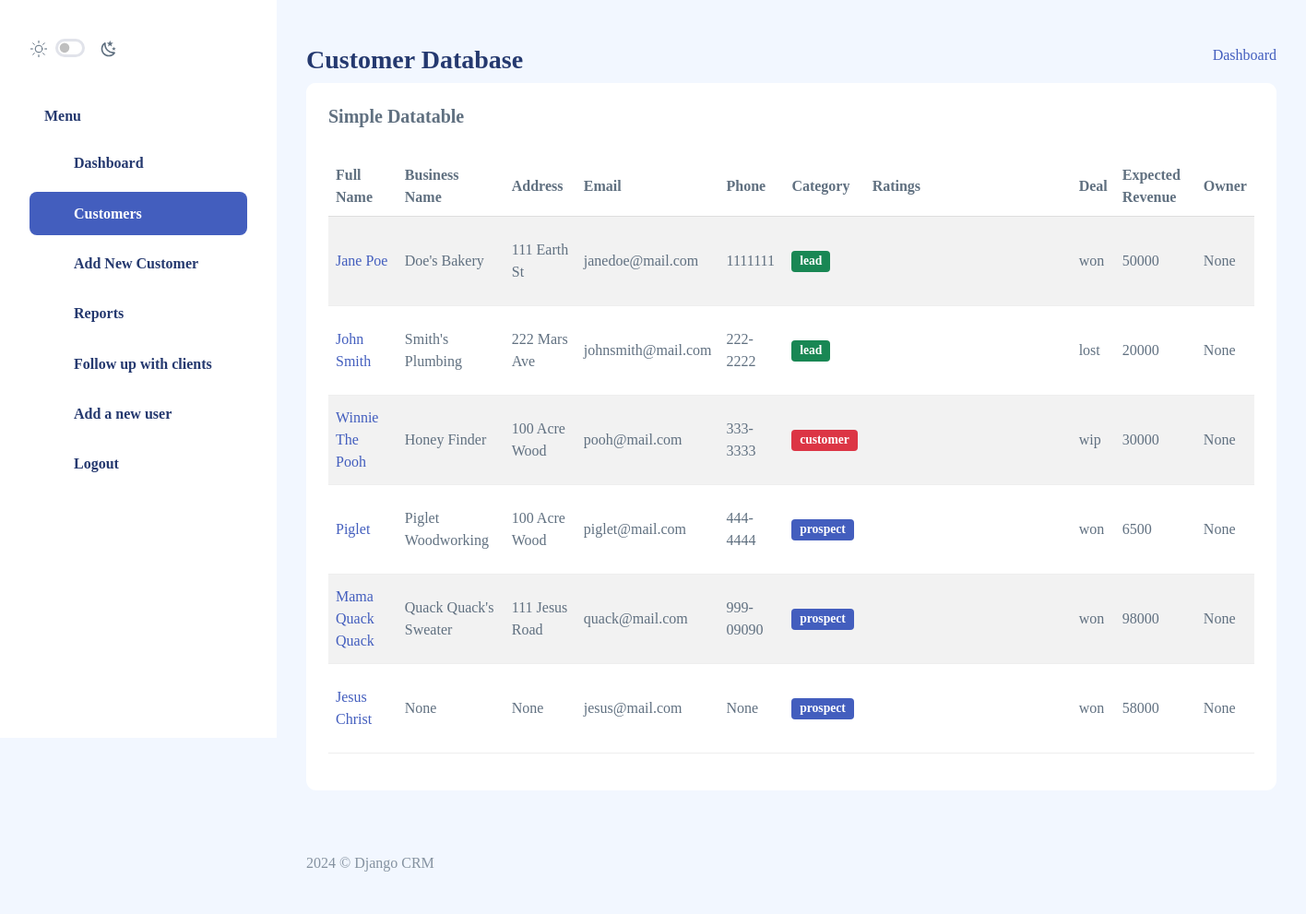
/table/ (signed in), run on an earlier commit of the app's database.
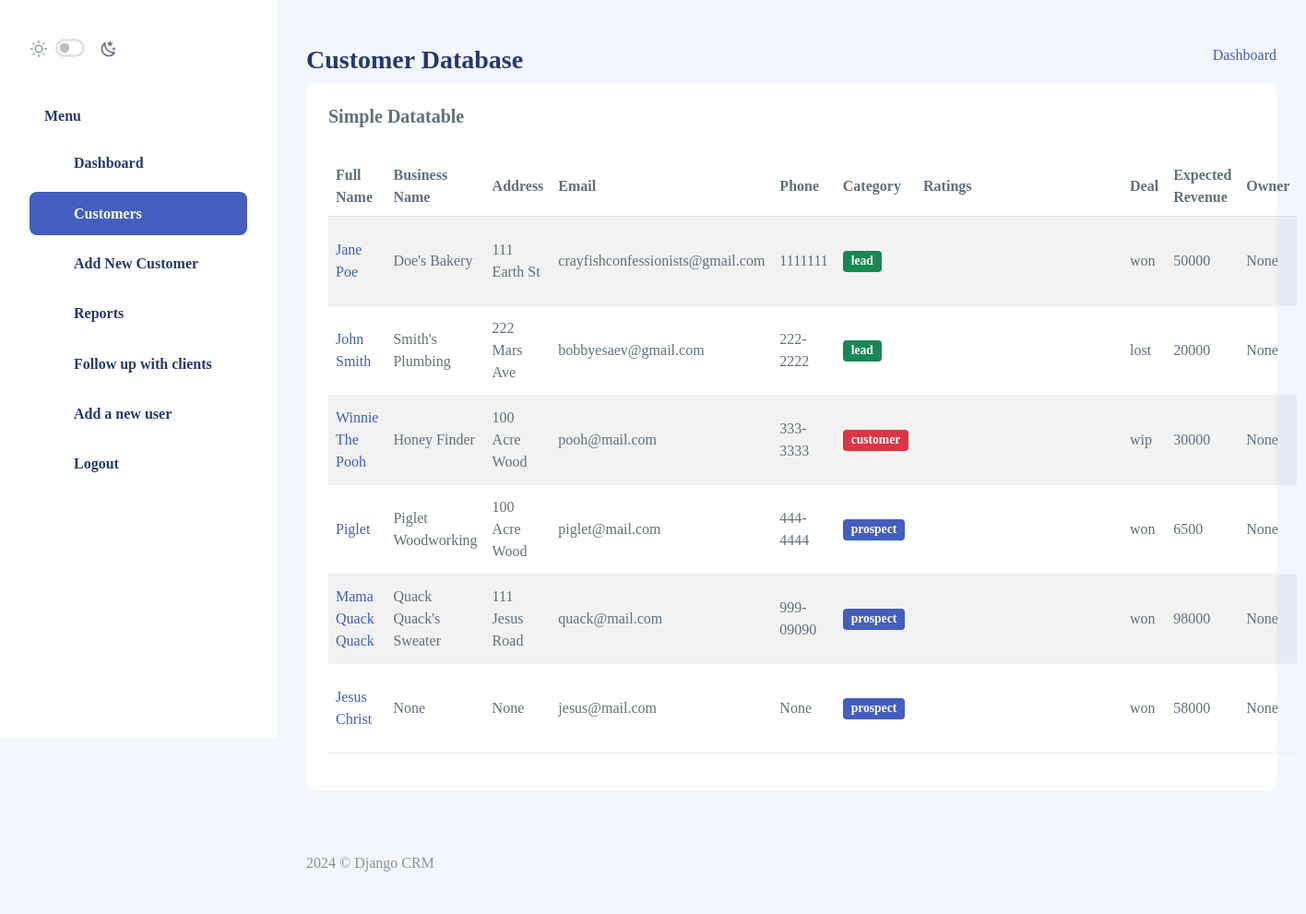
And on a later commit of the database.
### crm/models.py (models this page shows, shortened)
class Record(models.Model):
    created_at = models.DateTimeField(auto_now_add=True)
    full_name = models.CharField(max_length=50)
    biz_name = models.CharField(max_length=50, null=True, blank=True)
    address = models.CharField(max_length=50, null=True, blank=True)
    email = models.EmailField(max_length=50, null=True, blank=True)
    phone = models.CharField(max_length=50, null=True, blank=True)
    category = models.CharField(max_length=50, choices=CHOICES, default="prospect", null=True, blank=True)
    ratings = models.IntegerField(null=True, blank=True)
    notes = models.TextField(max_length=1000, null=True, blank=True)
    deal = models.CharField(max_length=50, choices=DEALS, default="wip", null=True, blank=True)
    deal_close_date = models.DateField(null=True, blank=True)
    expected_revenue = models.IntegerField(null=True, blank=True)
    owner = models.ForeignKey(settings.AUTH_USER_MODEL, null=True, blank=True, on_delete=models.CASCADE)

### crm/views.py (the view)
# urls.py: path('table/', views.table, name='table'),
def table(request):
    if request.user.is_authenticated:
        records = Record.objects.all()
        return render(request, 'crm/table-datatable.html', {'records': records})
    else:
        return redirect('login_user')

### crm/templates/crm/table-datatable.html (shortened to what this page needs)
{% extends 'crm/base.html' %}
{% load static %}
{% block content %}
<body>
{% include 'crm/sidebar.html' %}
<div class="page-heading">
    <div class="page-title">
        <div class="row">
            <div class="col-12 col-md-6 order-md-1 order-last">
                <h3>Customer Database</h3>
            </div>
            <div class="col-12 col-md-6 order-md-2 order-first">
                <nav aria-label="breadcrumb" class="breadcrumb-header float-start float-lg-end">
                    <ol class="breadcrumb">
                        <li class="breadcrumb-item"><a href="{% url 'index' %}">Dashboard</a></li>
                    </ol>
                </nav>
            </div>
        </div>
    </div>
    <section class="section">
        <div class="card">
            <div class="card-header">
                <h5 class="card-title">
                    Simple Datatable
                </h5>
            </div>
            <div class="card-body">
                <table class="table table-striped" id="table1">
                    <thead>
                        <tr>
                            <th>Full Name</th>
                            <th>Business Name</th>
                            <th>Address</th>
                            <th>Email</th>
                            <th>Phone</th>
                            <th>Category</th>
                            <th>Ratings</th>
                            <th>Deal</th>
                            <th>Expected Revenue</th>
                            <th>Owner</th>
                        </tr>
                    </thead>
                    <tbody>
                        {% for record in records %}
                        <tr>
                            <td><a href="{% url 'client_record' record.id %}">{{ record.full_name }}</a></td>
                            <td>{{ record.biz_name }}</td>
                            <td>{{ record.address }}</td>
                            <td>{{ record.email }}</td>
                            <td>{{ record.phone }}</td>
                            {% if record.category == "prospect" %}
                                <td><span class="badge bg-primary">{{ record.category }}</span></td>
                            {% elif record.category == "lead" %}
                                <td><span class="badge bg-success">{{ record.category }}</span></td>
                            {% elif record.category == "customer" %}
                                <td><span class="badge bg-danger">{{ record.category }}</span></td>
                            {% endif %}
                            <td>
                                <div class="card-body">
                                    <div id="step" class="star-rating" style="width: 160px; height: 32px; background-size: 32px;">
                                    </div>
                                </div>
                            </td>
                            <td>{{ record.deal }}</td>
                            <td>{{ record.expected_revenue }}</td>
                            <td>{{ record.owner }}</td>
                        </tr>
                        {% endfor %}
                    </tbody>
                </table>
            </div>
        </div>
    </section>
</div>
{% include 'crm/footer.html' %}
</body>
{% endblock content %}

What changed in the data, as far as the page shows it:
changed Record "Jane Poe": email "janedoe@mail.com" → "crayfishconfessionists@gmail.com"
changed Record "John Smith": email "johnsmith@mail.com" → "bobbyesaev@gmail.com"
